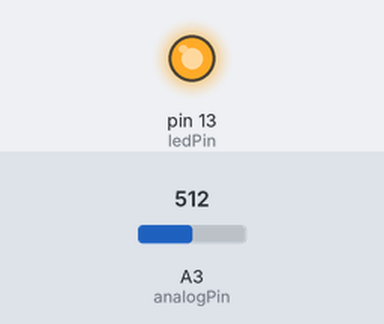
Simulated run of this sketch. Board: Arduino Uno, built with avr-gcc and run on an emulated ATmega328P. On the bench: output pins drawn as LEDs (lit = HIGH). Inputs (shaded band) come from the test bench; at power-on: A3 (analogPin) = 512.

Above: at 1.2 s.
1.3 s: A3 (analogPin) set to 503
At 2.5 s:
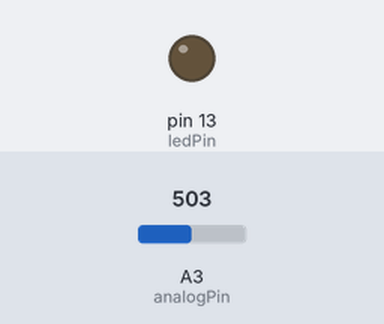
2.8 s: A3 (analogPin) set to 716
At 3.7 s:
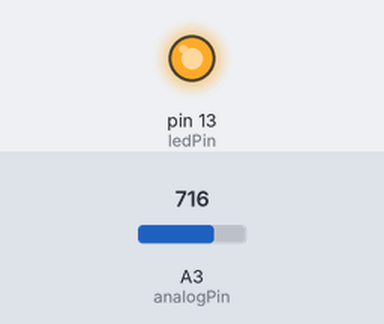
4.3 s: A3 (analogPin) set to 511
At 4.8 s:
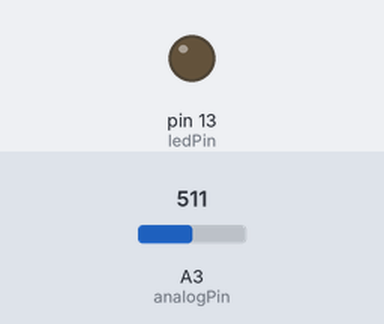
Timing chart, 0 to 7.3 s (numbered marks = the images above; inputs shaded):
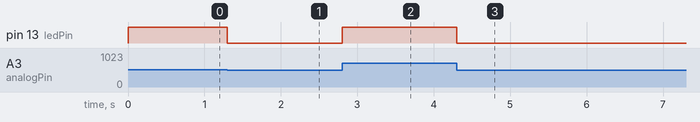

Measured:
- the behaviour switches between 512 and 511 on A3 (analogPin) (found by bisection; images 0 and 1)
- after the input at 1.3 s, pin 13 (ledPin): HIGH → LOW at once
- after the input at 2.8 s, pin 13 (ledPin): LOW → HIGH at once
- after the input at 4.3 s, pin 13 (ledPin): HIGH → LOW at once

The sketch:

analogWrite.ino
```cpp
//analogWrite Program ex
//This Arduino program controls the brightness of an LED using a potentiometer
int ledPin = 13;
int analogPin = A3;
int val = 0;
void setup(){
  pinMode(ledPin,OUTPUT);
}
void loop (){
  val = analogRead(analogPin);
  analogWrite(ledPin,val/4);

}
```
